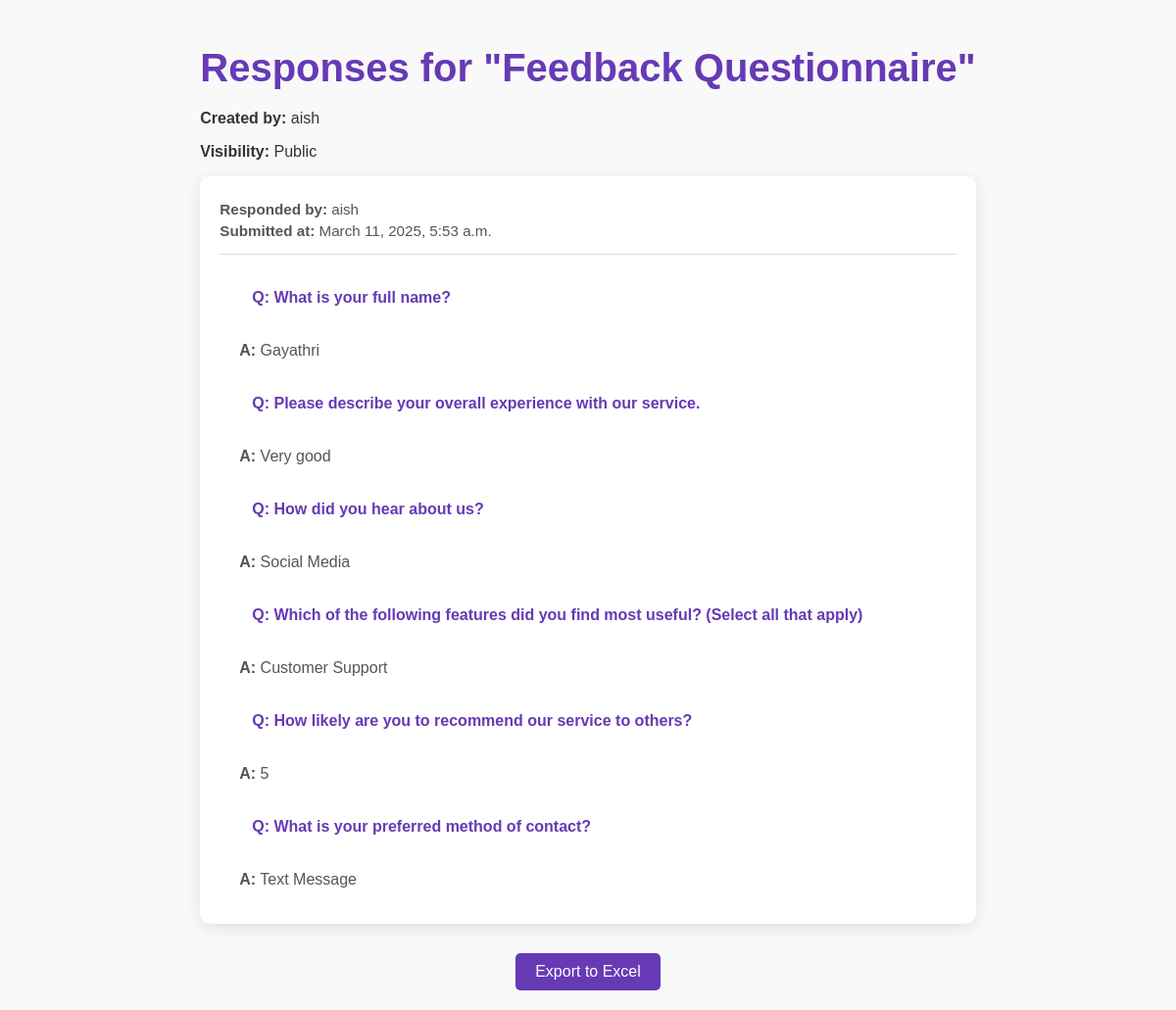
The page /questionnaire/41/responses/ (signed in) on the database as committed earlier.
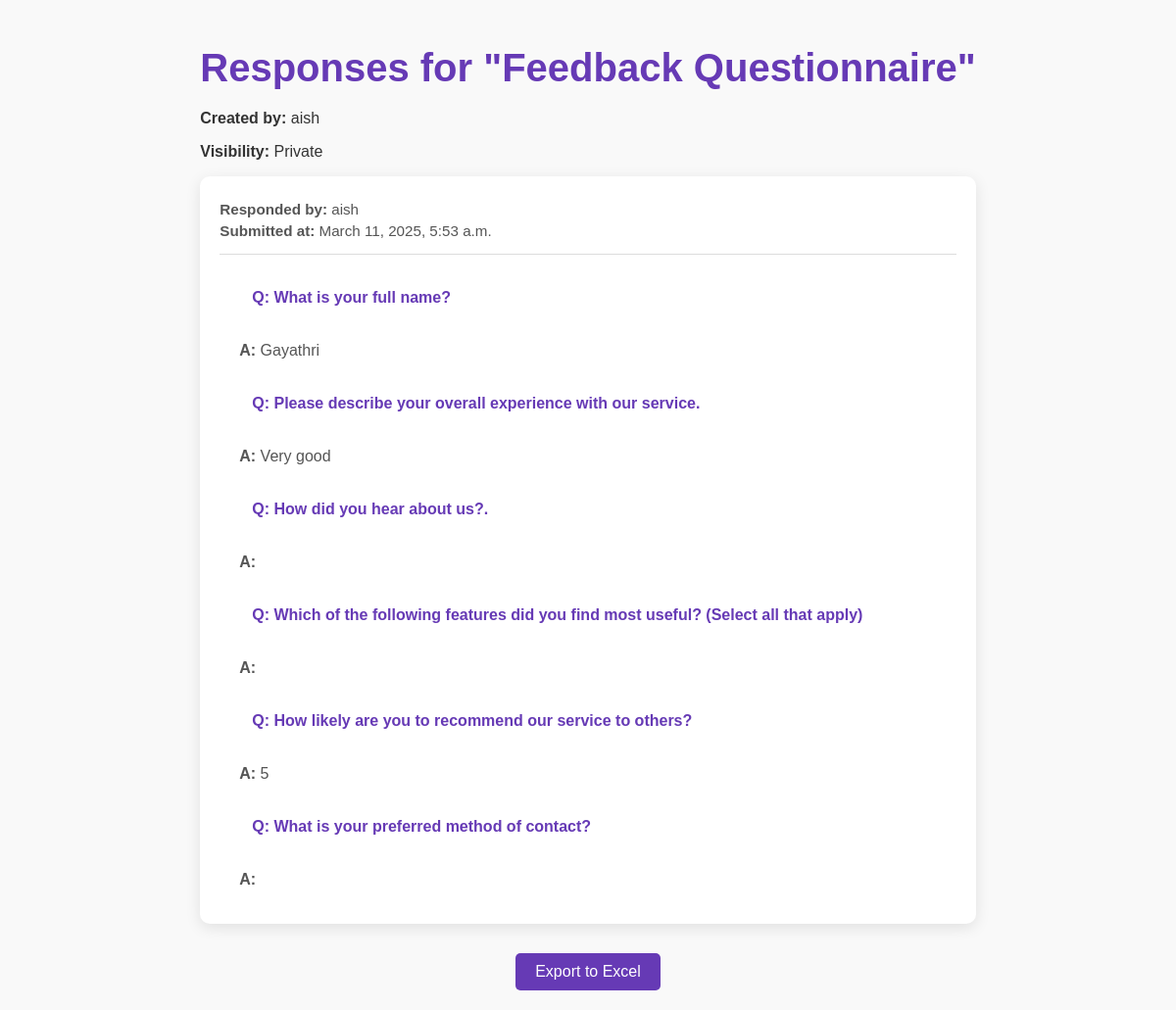
The same page on the database as committed later.
### accounts/models.py (models this page shows, shortened)
class Answer(models.Model):
    response = models.ForeignKey(Response, related_name='answers', on_delete=models.CASCADE)
    question = models.ForeignKey(Question, on_delete=models.CASCADE)
    text = models.TextField(blank=True, null=True)
    selected_options = models.ManyToManyField(Option, blank=True)

class Question(models.Model):
    QUESTION_TYPES = (
        ('short_answer', 'Short Answer'),
        ('paragraph', 'Paragraph'),
        ('multiple_choice', 'Multiple Choice'),
        ('checkboxes', 'Checkboxes'),
        ('dropdown', 'Dropdown'),
        ('linear_scale', 'Linear Scale'),
    )
    questionnaire = models.ForeignKey(Questionnaire, related_name='questions', on_delete=models.CASCADE)
    text = models.CharField(max_length=255)
    question_type = models.CharField(max_length=20, choices=QUESTION_TYPES)

class Option(models.Model):
    question = models.ForeignKey(Question, related_name='options', on_delete=models.CASCADE)
    text = models.CharField(max_length=255)
    def __str__(self):
        return self.text

### accounts/views.py (the view)
# urls.py: path('questionnaire/<int:pk>/responses/', views.QuestionnaireResponsesView.as_view(), name='questionnaire_responses'),
@method_decorator(login_required, name='dispatch')
class QuestionnaireResponsesView(DetailView):
    model = Questionnaire
    template_name = 'questionnaire_responses.html'
    context_object_name = 'questionnaire'
    def get_context_data(self, **kwargs):
        context = super().get_context_data(**kwargs)
        questionnaire = self.object
        responses = ResponseModel.objects.filter(questionnaire=questionnaire)
        response_data = []
        for response in responses:
            respondent = "Anonymous" if questionnaire.is_public and not self.request.user.is_authenticated else self.request.user.username
            answers = Answer.objects.filter(response=response).order_by('question__id')  # Order by question ID
            response_data.append({
                'respondent': respondent,
                'submitted_at': response.submitted_at,
                'answers': answers
            })
        context['responses'] = response_data
        context['username'] = self.request.user.username
        return context

### accounts/templates/questionnaire_responses.html (shortened to what this page needs)
{% extends 'base.html' %}
{% block content %}
<div class="container">
    <h1>Responses for "{{ questionnaire.title }}"</h1>
    <p><strong>Created by:</strong> {{ questionnaire.user.user.username }}</p>
    <p><strong>Visibility:</strong> {% if questionnaire.is_public %}Public{% else %}Private{% endif %}</p>
    <div class="responses-container">
        {% for response in responses %}
        <div class="response-card">
            <div class="response-header">
                <p><strong>Responded by:</strong> {{ response.respondent }}
                </p>
                <p><strong>Submitted at:</strong> {{ response.submitted_at }}</p>
            </div>
            <div class="response-body">
                {% for answer in response.answers %}
                <div class="question-answer">
                    <p class="question"><strong>Q:</strong> {{ answer.question.text }}</p>
                    <p class="answer">
                        <strong>A:</strong>
                        {% if answer.question.question_type == 'multiple_choice' or answer.question.question_type == 'checkboxes' or answer.question.question_type == 'dropdown' %}
                            {{ answer.selected_options.all|join:", " }}
                        {% elif answer.question.question_type == 'linear_scale' %}
                            {{ answer.text|default:"Not answered" }}
                        {% else %}
                            {{ answer.text|default:"Not answered" }}
                        {% endif %}
                    </p>
                </div>
                {% endfor %}
            </div>
        </div>
        {% empty %}
            <p>No responses yet.</p>
        {% endfor %}
    </div>
    <div class="export-button-container">
        <button class="export-button" onclick="exportToExcel()">Export to Excel</button>
    </div>
</div>
{% endblock %}

Rows that differ between the two databases and show on the page:
changed through a linked row, Answer: question.text "How did you hear about us?" → "How did you hear about us?."
Other text that changed with them:
text no longer shown: "Public"
text now shown: "Private"
list line gone: "Social Media"
list line gone: "Customer Support"
list line gone: "Text Message"
